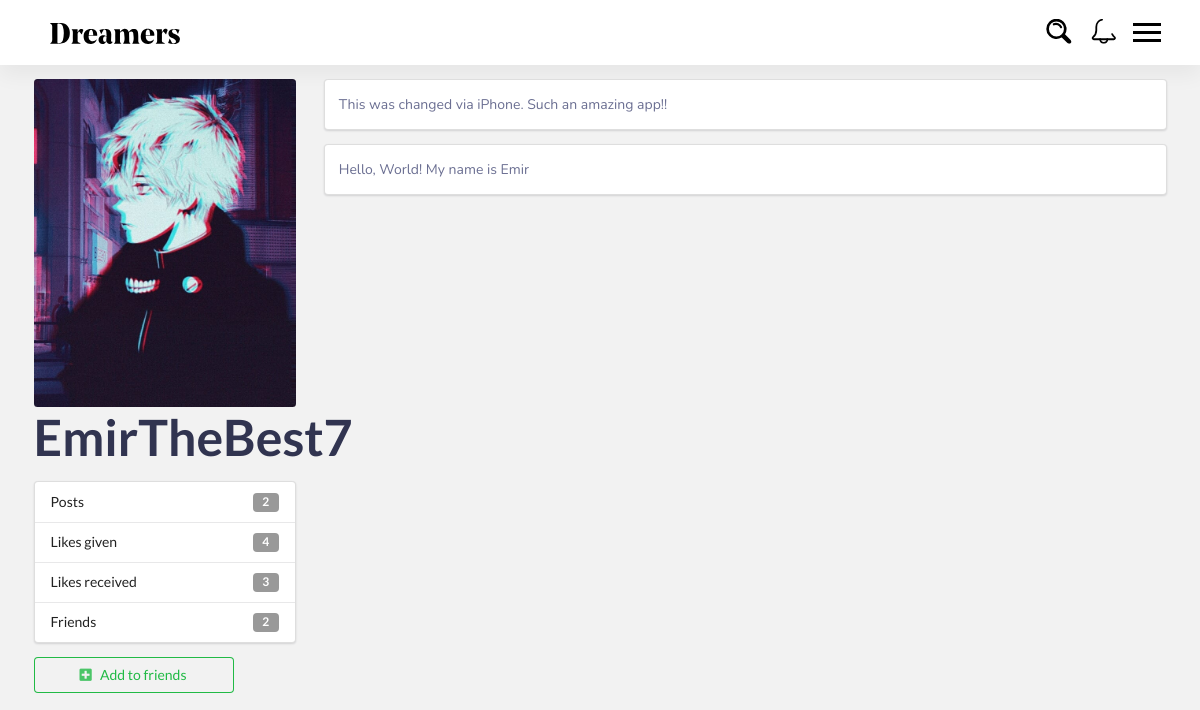
The page /profiles/emir-aliev/ (signed in) on the database its author committed.
### profiles/models.py (models this page shows, shortened)
class Profile(models.Model):
    first_name = models.CharField(max_length=200, blank=True)
    last_name = models.CharField(max_length=200, blank=True)
    user = models.OneToOneField(User, on_delete=models.CASCADE)
    bio = models.TextField(default="no bio...", max_length=300)
    email = models.EmailField(max_length=200, blank=True)
    country = models.CharField(max_length=200, blank=True)
    avatar = models.ImageField(default='avatar.png', upload_to='avatars/')
    friends = models.ManyToManyField(User, blank=True, related_name='friends')
    slug = models.SlugField(unique=True, blank=True)
    updated = models.DateTimeField(auto_now=True)
    created = models.DateTimeField(auto_now_add=True)
    objects = ProfileManager()
    def get_friends_no(self):
        return self.friends.all().count()
    def get_posts_no(self):
        return self.posts.all().count()
    def get_all_authors_posts(self):
        return self.posts.all()
    def get_likes_given_no(self):
        likes = self.like_set.all()
        total_liked = 0
        for item in likes:
            if item.value=='Like':
                total_liked += 1
        return total_liked
    def get_likes_recieved_no(self):
        posts = self.posts.all()
        total_liked = 0
        for item in posts:
            total_liked += item.liked.all().count()
        return total_liked
    __initial_first_name = None
    __initial_last_name = None
    def __init__(self, *args, **kwargs):
        super().__init__(*args, **kwargs)
        self.__initial_first_name = self.first_name
        self.__initial_last_name = self.last_name

### posts/models.py (models this page shows, shortened)
class Like(models.Model):
    user = models.ForeignKey(Profile, on_delete=models.CASCADE)
    post = models.ForeignKey(Post, on_delete=models.CASCADE)
    value = models.CharField(choices=LIKE_CHOICES, max_length=8)
    updated = models.DateTimeField(auto_now=True)
    created = models.DateTimeField(auto_now_add=True)

class Post(models.Model):
    content = models.TextField()
    image = models.ImageField(upload_to='posts', validators=[FileExtensionValidator(['png', 'jpg', 'jpeg'])], blank=True)
    liked = models.ManyToManyField(Profile, blank=True, related_name='likes')
    updated = models.DateTimeField(auto_now=True)
    created = models.DateTimeField(auto_now_add=True)
    author = models.ForeignKey(Profile, on_delete=models.CASCADE, related_name='posts')
    class Meta:
        ordering = ('-created',)

### profiles/views.py (the view)
# urls.py: path('<slug>/', ProfileDetailView.as_view(), name='profile-detail-view'),
class ProfileDetailView(LoginRequiredMixin, DetailView):
    model = Profile
    template_name = 'profiles/detail.html'
    def get_context_data(self, **kwargs):
        context = super().get_context_data(**kwargs)
        user = User.objects.get(username__iexact=self.request.user)
        profile = Profile.objects.get(user=user)
        rel_r = Relationship.objects.filter(sender=profile)
        rel_s = Relationship.objects.filter(receiver=profile)
        rel_receiver = []
        rel_sender = []
        for item in rel_r:
            rel_receiver.append(item.receiver.user)
        for item in rel_s:
            rel_sender.append(item.sender.user)
        context["rel_receiver"] = rel_receiver
        context["rel_sender"] = rel_sender
        context['posts'] = self.get_object().get_all_authors_posts()
        context['len_posts'] = True if len(self.get_object().get_all_authors_posts()) > 0 else False
        return context

### profiles/context_processors.py (called while the page is built)
def profile_pic(request):
    if request.user.is_authenticated:
        profile_obj = Profile.objects.get(user=request.user)
        pic = profile_obj.avatar
        return {'picture':pic}
    return {}

def invatations_received_no(request):
    if request.user.is_authenticated:
        profile_obj = Profile.objects.get(user=request.user)
        qs_count = Relationship.objects.invatations_received(profile_obj).count()
        return {'invites_num':qs_count}
    return {}

### profiles/models.py (called while the page is built)
    def invatations_received(self, receiver):
        qs = Relationship.objects.filter(receiver=receiver, status='send')
        return qs

### profiles/templates/profiles/detail.html (shortened to what this page needs)
{% extends 'base.html' %}
{% block content %}
<div class="ui grid">
    <br>
    <div class="row">
        <div class="four wide column">
            <img class="ui medium rounded image" src={{object.avatar.url}}>
            <h1>{{object.user}}</h1>
            <div class="ui vertical fluid menu">
                <div class="item">
                    Posts
                    <div class="ui label">{{ object.get_posts_no }}</div>
                </div>
                <div class="item">
                    Likes given
                    <div class="ui label">{{ object.get_likes_given_no }}</div>
                </div>
                <div class="item">
                    Likes received
                    <div class="ui label">{{ object.get_likes_recieved_no }}</div>
                </div>
                <div class="item">
                    Friends
                    <div class="ui label">{{ object.get_friends_no }}</div>
                </div>
            </div>
            {% if object.user not in rel_receiver and object.user not in rel_sender %}
                <form action="{% url 'profiles:send-invite' %}" method="POST">
                    <button type="submit" class="ui positive basic button mb-5 w-big"><i class="plus square icon"></i>Add to friends</button>
                </form>
            {% endif %}
        </div>
        <div class="twelve wide column">
            {% if len_posts %}
                {% for post in posts %}
                    <div class="segment ui fluid">
                        {{post.content}}
                    </div>
                {% endfor %}
            {% else %}
                <h1>No posts of this user ...</h1>
            {% endif %}
        </div>
    </div>
</div>
{% endblock content %}

### bffbook/static/css/default.css (style rules this page uses)
.mb-5 { margin-bottom: 5px !important; }
.w-big { width: 200px !important; }

### bffbook/static/css/main.css (style rules this page uses)
html { scroll-behavior: smooth; }
body { font-family: "Nunito"; font-weight: normal; font-style: normal; color: #6B6F92; overflow-x: hidden; }
* { margin: 0; padding: 0; box-sizing: border-box; }
i, span, a { display: inline-block; }
audio, canvas, iframe, img, svg, video { vertical-align: middle; }
h1, h2, h3, h4, h5, h6 { font-weight: 700; color: #313450; margin: 0px; }
h1 { font-size: 50px; }

### bffbook/static/css/post-card.css (style rules this page uses)
body { background: #e5ded8; box-sizing: border-box; }

### rows shown on the page
Profile: avatar (picture), user "EmirTheBest7", get_posts_no "2", get_likes_given_no "4", get_likes_recieved_no "3", get_friends_no "2"
Post: content "This was changed via iPhone. Such an amazing app!!"
Post: content "Hello, World! My name is Emir"
